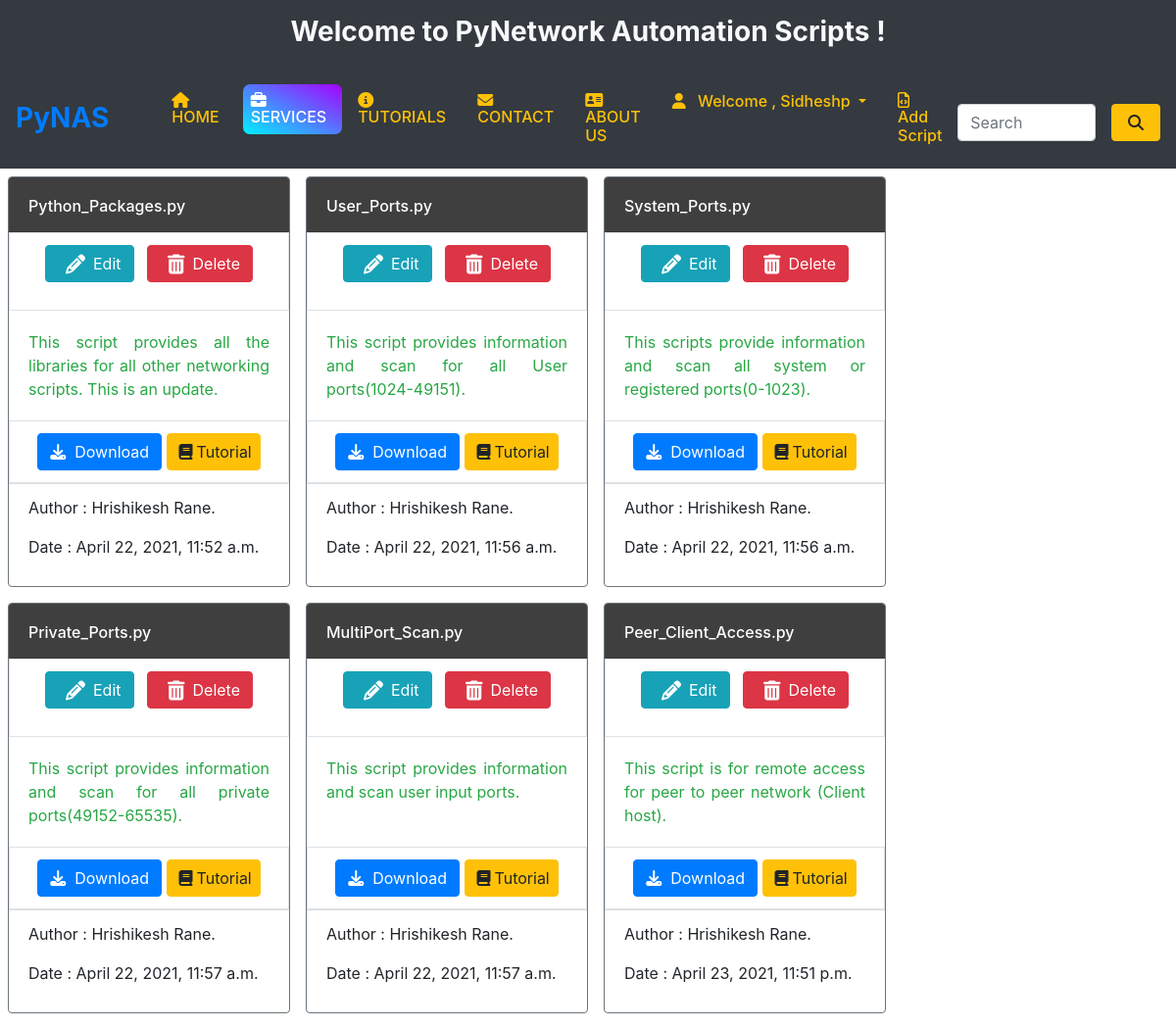
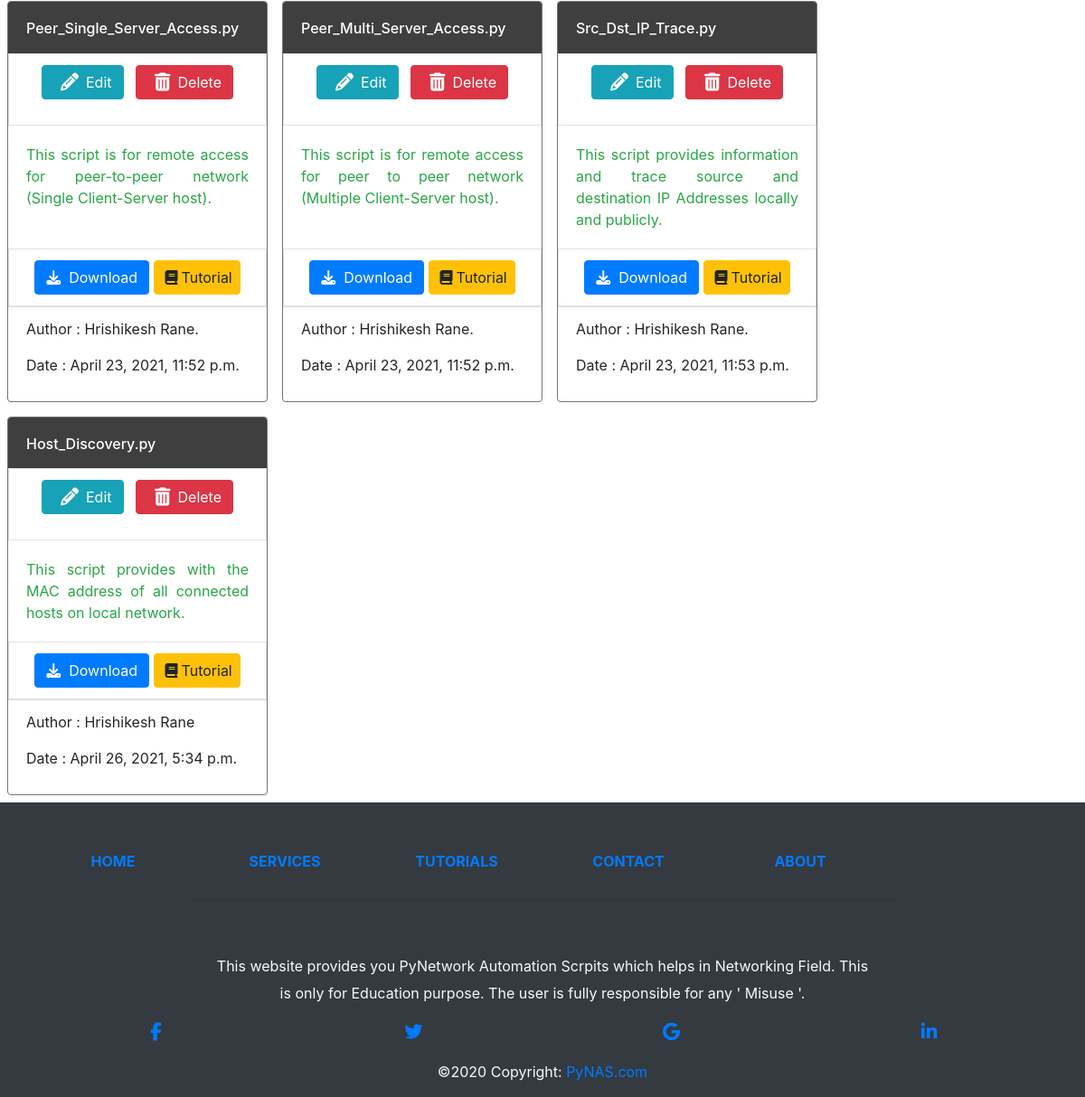
Page /services (signed in) on the committed database (2 pictures, top to bottom).
### home/models.py (models this page shows, shortened)
class Script(models.Model):
    script_name = models.CharField(max_length=50)
    script_author = models.CharField(max_length=30)
    script_file = models.FileField(upload_to='media')
    description = models.TextField(max_length=500)
    date = models.DateTimeField()

### home/views.py (the view)
# urls.py: path("services", views.services, name='services'),
def services(request):
    if request.user.is_authenticated:
        scriptfiles = Script.objects.all()
        context = {'services':'active', 'scriptfiles': scriptfiles}
        return render(request, "services.htm", context)
    else:
        messages.error(request,'Sign Up is required!')
        messages.info(request,'We are redirecting you to registration page as you are not a registered user. If you are, then please go to Login Page.')
        return redirect('registration')

### templates/services.htm (shortened to what this page needs)
{% extends 'baseLayout.htm' %}
{% load static %}
{% block searchbox %}
    {% if user.is_authenticated %}
        <div>
            <form class="d-block d-flex my-2 my-lg-0" action="search" method="get">
                    <input class="nav-item form-control mr-sm-2" type="search" placeholder="Search" aria-label="Search" name="search" id="search" >
                    <button class="nav-item btn btn-warning px-3 ml-2 my-0" type="submit"><i class="fa fa-search"></i></button>
            </form>
        </div>
    {% endif %}
{% endblock searchbox %}
{% block body %}
{% if user.is_authenticated %}
<div class="container-fluid">
    <div class="row" style="background-color:rgb(255, 255, 255);" data-aos="zoom-out-up" data-aos-offset="200" data-aos-delay="200" data-aos-duration="1000">
    {% for scriptfile in scriptfiles %}
        <div class="card m-2 border-secondary" style="width:18rem;">
            <div class="card-header d-flex  pb-0" style="background-color:#3f3f3f">
            <p class="py-2 h6 w-100 text-white">{{scriptfile.script_name}}</p>
            </div>
                {% if user.is_superuser %}
                <div class="card-footer text-center border bg-white">
                    <div class="d-inline-flex">
                        <div>
                            <a class="btn btn-info" data-bs-toggle="tooltip"  title="Edit this Script" href="{%  url 'update_script' pk=scriptfile.id  %}"><i class="fa fa-pencil fa-lg mx-2"></i>Edit</a>
                        </div>
                        <div>
                            <form action="{% url 'deleteScript' pk=scriptfile.id %}" method="POST">
                                <button type="submit" class="btn btn-danger " data-bs-toggle="tooltip"  title="Delete this Script"><i class="fa fa-trash text-white fa-lg mx-2"></i>Delete</button>
                            </form>
                        </div>
                    </div>
                </div>
                {% endif %}
            <div class="card-body text-success ">
                <p class="card-text text-justify">{{scriptfile.description|truncatewords:25}}</p>
            </div>
                <div class="card-footer text-center border bg-white">
                    <a href="{{scriptfile.script_file.url}}"  Download class="btn btn-primary">
                        <i class="fa fa-download" aria-hidden="true"></i>&nbsp;&nbsp;Download</a>
                <a href="{% url 'tutorial_view' scriptfile.id %}" class="btn btn-warning px-2"> <i class="fa fa-book ml-0 px-1 "></i>Tutorial</a>
                </div>
            <div class="card-footer  bg-transparent ">
                <p> Author : {{scriptfile.script_author}}</p>
                <p> Date : {{scriptfile.date}} </p>
            </div>
        </div>
    {% endfor %}
        {% else %}
        <div class="container-fluid h-50">
            <h2 class="text-dark bg-warning mt-3 h2 py-3">Sign in First, Please</h2>
        </div>
    {% endif %}
    </div>
</div>
{% endblock body %}

### templates/baseLayout.htm (shortened to what this page needs)
{% load static %}
<html lang="en">
<head>
    <link rel="stylesheet" href="{% static 'css/bootstrap.css' %}">
    <link rel="stylesheet" href="https://cdnjs.cloudflare.com/ajax/libs/font-awesome/4.7.0/css/font-awesome.min.css">
    <link rel="stylesheet" href="{% static 'css/style.css' %}">
     <link rel="stylesheet" href="https://unpkg.com/aos@next/dist/aos.css" />
</head>
<body >
<div data-aos="fade-down" data-aos-delay="0" data-aos-duration="1000">
<div class="container-fluid bg-dark text-light pt-3 pb-3" >
    <p class="text-center h3 font-weight-bold pb-1" id="website_title">Welcome to PyNetwork Automation Scripts !</p>
</div>
<nav class=" navbar navbar-expand-lg navbar-dark bg-dark">
    <a class="text-decoration-none h3 mr-5 font-weight-bolder" href="{% url 'home' %}">PyNAS</a>
    <div class="collapse navbar-collapse" id="navbarSupportedContent">
        <ul class="navbar-nav mr-auto">
            <li class="nav-item active ml-2">
                <a class="text-warning h6 pr-3 nav-link {{home}}" href="{% url 'home' %}"><i class="fa fa-home pr-2"
                                                                        aria-hidden="true"></i>HOME</a>
            </li>
            <li class="nav-item ml-2">
                <a class="text-warning h6 pr-3 nav-link {{services}}" href="{% url 'services' %}"><i class="fa fa-briefcase pr-2"
                                                                            aria-hidden="true"></i>SERVICES</a>
            </li>
            <li class="nav-item ml-2">
                <a class="text-warning h6 pr-3 nav-link {{tutorial}}" href="{% url 'tutorials' %}"><i class="fa fa-info-circle pr-2 "
                                                                             aria-hidden="true"></i>TUTORIALS</a>
            </li>
            <li class="nav-item ml-2">
                <a class="text-warning h6 pr-3 nav-link {{contact}}" href="{% url 'contact' %}"><i class="fas fa-envelope pr-2"></i>CONTACT</a>
            </li>
            <li class="nav-item ml-2">
                <a class="text-warning h6 pr-3 nav-link {{about}}" href="{% url 'about' %}"><i class="fas fa-address-card pr-2"></i>ABOUT US</a>
            </li>
            <li class="nav-item ml-2">
                <div class="dropdown show">
                    <a class="text-warning h6 pr-3 nav-link dropdown-toggle {{user}}" href="" role="button" id="dropdownMenuLink"
                       data-toggle="dropdown" aria-haspopup="true" aria-expanded="false">
                        <i class="fa fa-user pr-2"
                           aria-hidden="true"></i>
                        {% if user.is_authenticated %}
                        Welcome , {{user.first_name}}
                        {% else %}
                        USER
                        {% endif %}
                    </a>
                </div>
            </li>
            {% if user.is_superuser %}
            <li class="nav-item ml-2">
                <a class="text-warning h6 pr-3 nav-link {{addscript}}" href="{% url 'addscriptfile' %}"><i class="fa fa-file-code-o pr-2"
                aria-hidden="true"></i>Add Script</a>
            </li>
            {% endif %}
        </ul>
        {% block searchbox %} {% endblock searchbox %}
    </div>
</nav>
</div>
<main>
{% block body %}
{% endblock body %}
</main>
<footer id="footer_fixed" class="footer mt-auto font-small indigo bg-dark" data-aos="fade-up" data-aos-delay="50" data-aos-duration="1000">
    <div class="container text-light">
        <div class="row text- text-center  pt-5 mb-3">
            <div class="col-sm-2">
                <h6 class="text-uppercase font-weight-bold">
                    <a href="home" class="nav-link">HOME</a>
                </h6>
            </div>
            <div class="col-sm-2">
                <h6 class="text-uppercase font-weight-bold">
                    <a href="services" class="nav-link">SERVICES</a>
                </h6>
            </div>
            <div class="col-sm-2">
                <h6 class="text-uppercase font-weight-bold">
                    <a href="tutorials" class="nav-link">TUTORIALS</a>
                </h6>
            </div>
            <div class="col-sm-2">
                <h6 class="text-uppercase font-weight-bold">
                    <a href="contact" class="nav-link">CONTACT</a>
                </h6>
            </div>
            <div class="col-sm-2">
                <h6 class="text-uppercase font-weight-bold">
                    <a href="about" class="nav-link">ABOUT</a>
                </h6>
            </div>
        </div>
        <hr class="rgba-white-light" style="margin: 0 15%;">
        <div class="row d-flex text-center justify-content-center mb-md-0 mb-4">
            <div class="col-md-8 col-12 mt-5">
                <p style="line-height: 1.9rem;padding:10px 0px;">This website provides you PyNetwork
                    Automation Scrpits which helps in Networking Field. This is only for Education purpose. The user is fully responsible for any ' Misuse '.</p>
            </div>
        </div>
        <div id="footer-Link-allignment" class=" d-block d-flex row pb-3 text-center">
            <div class="col">
                <a class="nav-item" href="https://www.facebook.com/" target="_blank">
                    <i class="fa fa-facebook-f fa-lg white-text "> </i>
                </a>
            </div>
            <div class="col">
                <a class="nav-item" href="https://www.twitter.com/" target="_blank">
                    <i class="fa fa-twitter fa-lg white-text"> </i>
                </a>
            </div>
            <div class="col">
                <a class="nav-item" href="https://www.google.co.in/" target="_blank">
                    <i class="fa fa-google text fa-lg white-text"> </i>
                </a>
            </div>
            <div class="col">
                <a class="nav-item" href="https://www.linkedin.com/" target="_blank">
                    <i class="fa fa-linkedin fa-lg white-text"> </i>
                </a>
            </div>
        </div>
        <div class="footer-copyright text-center text-light py-3">&copy;2020 Copyright:
            <a href="home"> PyNAS.com</a>
        </div>
    </div>
</footer>
</body>
</html>

### static/css/style.css (style rules this page uses)
body { -ms-overflow-style: none; scrollbar-width: none; }
#navbarSupportedContent a.active { background-image: linear-gradient(to top right,rgb(0, 242, 255),rgb(166, 1, 255)); border-radius: 7px; color:rgb(255, 255, 255)!important; }

### rows in the picture
Script: script_name "Python_Packages.py", description "This script provides all the libraries for all other networking scripts. This is an update.", script_author "Hrishikesh Rane.", date "April 22, 2021, 11:52 a.m."
Script: script_name "User_Ports.py", description "This script provides information and scan for all User ports(1024-49151).", script_author "Hrishikesh Rane.", date "April 22, 2021, 11:56 a.m."
Script: script_name "System_Ports.py", description "This scripts provide information and scan all system or registered ports(0-1023).", script_author "Hrishikesh Rane.", date "April 22, 2021, 11:56 a.m."
Script: script_name "Private_Ports.py", description "This script provides information and scan for all private ports(49152-65535).", script_author "Hrishikesh Rane.", date "April 22, 2021, 11:57 a.m."
Script: script_name "MultiPort_Scan.py", description "This script provides information and scan user input ports.", script_author "Hrishikesh Rane.", date "April 22, 2021, 11:57 a.m."
Script: script_name "Peer_Client_Access.py", description "This script is for remote access for peer to peer network (Client host).", script_author "Hrishikesh Rane.", date "April 23, 2021, 11:51 p.m."
Script: script_name "Peer_Single_Server_Access.py", description "This script is for remote access for peer-to-peer network (Single Client-Server host).", script_author "Hrishikesh Rane.", date "April 23, 2021, 11:52 p.m."
Script: script_name "Peer_Multi_Server_Access.py", description "This script is for remote access for peer to peer network (Multiple Client-Server host).", script_author "Hrishikesh Rane.", date "April 23, 2021, 11:52 p.m."
Script: script_name "Src_Dst_IP_Trace.py", description "This script provides information and trace source and destination IP Addresses locally and publicly.", script_author "Hrishikesh Rane.", date "April 23, 2021, 11:53 p.m."
Script: script_name "Host_Discovery.py", description "This script provides with the MAC address of all connected hosts on local network.", script_author "Hrishikesh Rane", date "April 26, 2021, 5:34 p.m."

### other values in the picture
{{ user.first_name }} "Sidheshp"
